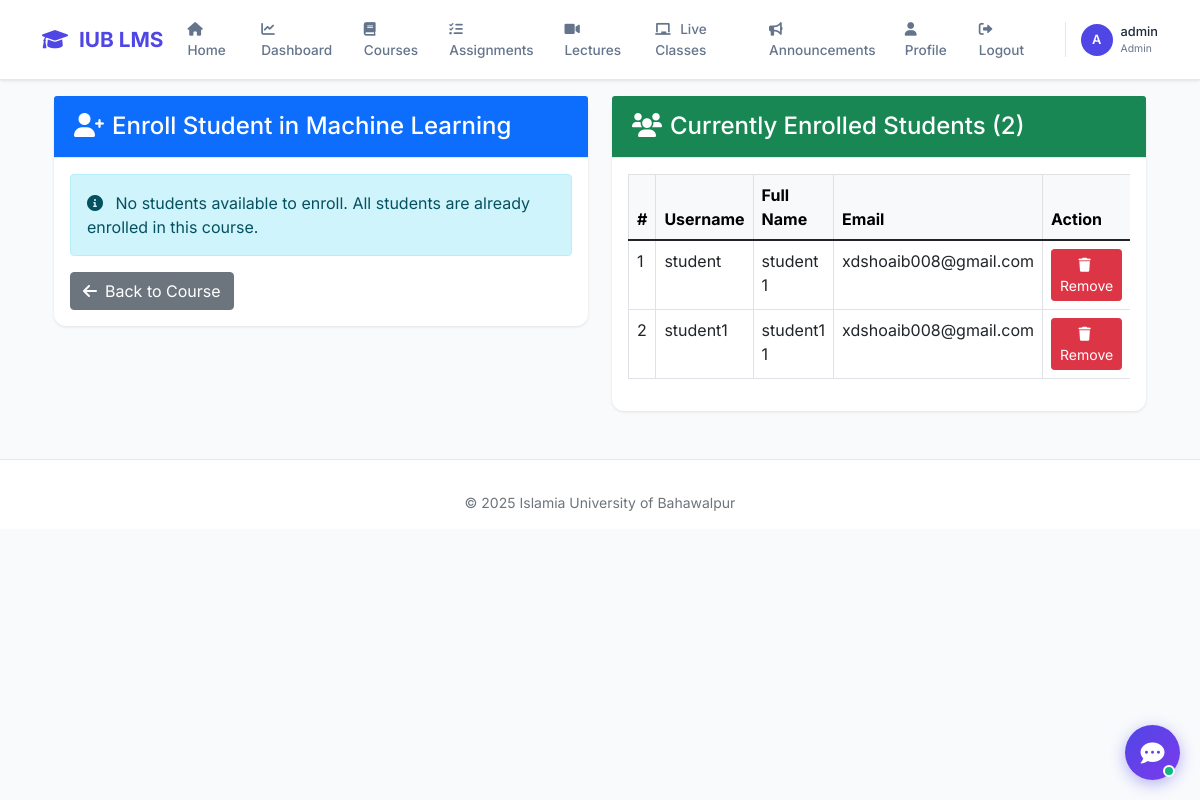
/courses/2/enroll/ (signed in), run on the app's committed database.
### accounts/models.py (models this page shows, shortened)
class CustomUser(AbstractUser):
    ROLE_CHOICES = (
        ('admin', 'Admin'),
        ('teacher', 'Teacher'),
        ('student', 'Student'),
    )
    role = models.CharField(max_length=10, choices=ROLE_CHOICES, default='student')
    phone = models.CharField(max_length=15, blank=True)
    profile_pic = models.ImageField(upload_to='profile_pics/', blank=True, null=True)
    bio = models.TextField(max_length=500, blank=True)

### courses/models.py (models this page shows, shortened)
class Course(models.Model):
    course_id = models.CharField(max_length=20, unique=True)
    course_code = models.CharField(max_length=10)
    title = models.CharField(max_length=200)
    description = models.TextField()
    teacher = models.ForeignKey(settings.AUTH_USER_MODEL, on_delete=models.SET_NULL, null=True, limit_choices_to={'role': 'teacher'})
    students = models.ManyToManyField(settings.AUTH_USER_MODEL, related_name='enrolled_courses', blank=True, limit_choices_to={'role': 'student'})
    created_at = models.DateTimeField(auto_now_add=True)
    updated_at = models.DateTimeField(auto_now=True)
    is_active = models.BooleanField(default=True)

### courses/views.py (the view, shortened to what this page needs)
# urls.py: path('<int:course_id>/enroll/', views.enroll_student, name='enroll_student'),
@user_passes_test(is_admin)
def enroll_student(request, course_id):
    course = get_object_or_404(Course, id=course_id)
    all_students = CustomUser.objects.filter(role='student')
    enrolled_students = course.students.all()
    available_students = all_students.exclude(id__in=enrolled_students)
    context = {
        'course': course,
        'students': available_students,
        'enrolled_students': enrolled_students,
    }
    return render(request, 'courses/enroll_student.html', context)

### courses/views.py (called while the page is built)
def is_admin(user):
    return user.role == 'admin'

### templates/courses/enroll_student.html
{% extends 'base.html' %}
{% load static %}
{% block content %}
<div class="container">
    <div class="row">
        <div class="col-md-6">
            <div class="card">
                <div class="card-header bg-primary text-white">
                    <h4 class="mb-0"><i class="fas fa-user-plus me-2"></i>Enroll Student in {{ course.title }}</h4>
                </div>
                <div class="card-body">
                    {% if students %}
                    <form method="post">
                        {% csrf_token %}
                        <div class="mb-3">
                            <label class="form-label">Select Student</label>
                            <select name="student" class="form-control" required>
                                <option value="">-- Choose Student --</option>
                                {% for student in students %}
                                <option value="{{ student.id }}">
                                    {{ student.username }} - {{ student.email }}
                                </option>
                                {% endfor %}
                            </select>
                        </div>
                        <button type="submit" class="btn btn-primary">
                            <i class="fas fa-plus-circle me-2"></i>Enroll Student
                        </button>
                        <a href="{% url 'course_detail' course.id %}" class="btn btn-secondary">
                            <i class="fas fa-arrow-left me-2"></i>Back to Course
                        </a>
                    </form>
                    {% else %}
                    <div class="alert alert-info">
                        <i class="fas fa-info-circle me-2"></i>
                        No students available to enroll. All students are already enrolled in this course.
                    </div>
                    <a href="{% url 'course_detail' course.id %}" class="btn btn-secondary">
                        <i class="fas fa-arrow-left me-2"></i>Back to Course
                    </a>
                    {% endif %}
                </div>
            </div>
        </div>
        <div class="col-md-6">
            <div class="card">
                <div class="card-header bg-success text-white">
                    <h4 class="mb-0"><i class="fas fa-users me-2"></i>Currently Enrolled Students ({{ enrolled_students.count }})</h4>
                </div>
                <div class="card-body">
                    {% if enrolled_students %}
                    <div class="table-responsive">
                        <table class="table table-bordered">
                            <thead class="table-light">
                                <tr>
                                    <th>#</th>
                                    <th>Username</th>
                                    <th>Full Name</th>
                                    <th>Email</th>
                                    <th>Action</th>
                                </tr>
                            </thead>
                            <tbody>
                                {% for student in enrolled_students %}
                                <tr>
                                    <td>{{ forloop.counter }}</td>
                                    <td>{{ student.username }}</td>
                                    <td>
                                        {% if student.first_name %}
                                            {{ student.first_name }} {{ student.last_name }}
                                        {% else %}
                                            -
                                        {% endif %}
                                    </td>
                                    <td>{{ student.email }}</td>
                                    <td>
                                        <a href="{% url 'remove_student' course.id student.id %}"
                                           class="btn btn-danger btn-sm"
                                           onclick="return confirm('Are you sure you want to remove {{ student.username }} from this course?')">
                                            <i class="fas fa-trash me-1"></i>Remove
                                        </a>
                                    </td>
                                </tr>
                                {% endfor %}
                            </tbody>
                        </table>
                    </div>
                    {% else %}
                    <div class="alert alert-warning">
                        <i class="fas fa-exclamation-triangle me-2"></i>
                        No students enrolled in this course yet.
                    </div>
                    {% endif %}
                </div>
            </div>
        </div>
    </div>
</div>
{% endblock %}

### templates/base.html (shortened to what this page needs)
<!DOCTYPE html>
<html lang="en">
<head>
    <link href="https://cdn.jsdelivr.net/npm/bootstrap@5.1.3/dist/css/bootstrap.min.css" rel="stylesheet">
    <link rel="stylesheet" href="https://cdnjs.cloudflare.com/ajax/libs/font-awesome/6.0.0/css/all.min.css">
</head>
<body>
    {% if user.is_authenticated %}
    <nav class="navbar navbar-expand-lg">
        <div class="container">
            <a class="navbar-brand" href="{% url 'dashboard' %}">
                <i class="fas fa-graduation-cap"></i> IUB LMS
            </a>
            <div class="collapse navbar-collapse" id="navbarNav">
                <ul class="navbar-nav ms-auto">
                    <li class="nav-item"><a class="nav-link" href="{% url 'home' %}"><i class="fas fa-home"></i> Home</a></li>
                    <li class="nav-item"><a class="nav-link" href="{% url 'dashboard' %}"><i class="fas fa-chart-line"></i> Dashboard</a></li>
                    <li class="nav-item"><a class="nav-link" href="{% url 'course_list' %}"><i class="fas fa-book"></i> Courses</a></li>
                    <li class="nav-item"><a class="nav-link" href="{% url 'assignment_list' %}"><i class="fas fa-tasks"></i> Assignments</a></li>
                    <li class="nav-item"><a class="nav-link" href="{% url 'lecture_list_all' %}"><i class="fas fa-video"></i> Lectures</a></li>
                    <li class="nav-item"><a class="nav-link" href="{% url 'live_class_list_all' %}"><i class="fas fa-chalkboard"></i> Live Classes</a></li>
                    <li class="nav-item"><a class="nav-link" href="{% url 'announcements' %}"><i class="fas fa-bullhorn"></i> Announcements</a></li>
                    <li class="nav-item"><a class="nav-link" href="{% url 'profile' %}"><i class="fas fa-user"></i> Profile</a></li>
                    <li class="nav-item"><a class="nav-link" href="{% url 'logout' %}"><i class="fas fa-sign-out-alt"></i> Logout</a></li>
                </ul>
                <div class="user-menu">
                    <div class="user-avatar">{{ user.username|first|upper }}</div>
                    <div>
                        <div class="user-name">{{ user.get_full_name|default:user.username }}</div>
                        <div class="user-role">{{ user.get_role_display }}</div>
                    </div>
                </div>
            </div>
        </div>
    </nav>
    {% endif %}
    <main class="container fade-in mt-3">
        {% block content %}
        {% endblock %}
    </main>
    <footer class="footer">
        <div class="container text-center">
            <p class="small text-muted mb-0">&copy; 2025 Islamia University of Bahawalpur</p>
        </div>
    </footer>
</body>
</html>

### templates/base.html (style rules this page uses)
:root { --primary: #4f46e5; --bg-light: #f8fafc; --text-dark: #1e293b; --text-muted: #64748b; --border: #e2e8f0; --shadow: 0 1px 3px rgba(0,0,0,0.1); }
* { margin: 0; padding: 0; box-sizing: border-box; }
body { font-family: 'Inter', sans-serif; background: var(--bg-light); color: var(--text-dark); }
.navbar { background: white; padding: 0.7rem 0; box-shadow: var(--shadow); border-bottom: 1px solid var(--border); }
.navbar-brand { font-size: 1.3rem; font-weight: 700; color: var(--primary) !important; }
.navbar-brand i { margin-right: 6px; }
.nav-link { color: var(--text-muted); font-weight: 500; font-size: 0.85rem; padding: 0.5rem 1rem; }
.nav-link i { margin-right: 6px; }
.user-menu { display: flex; align-items: center; gap: 8px; margin-left: 15px; padding-left: 15px; border-left: 1px solid var(--border); }
.user-avatar { width: 32px; height: 32px; background: var(--primary); border-radius: 50%; display: flex; align-items: center; justify-content: center; color: white; font-weight: 600; font-size: 0.8rem; }
.user-name { font-size: 0.8rem; font-weight: 500; color: var(--text-dark); }
.user-role { font-size: 0.65rem; color: var(--text-muted); }
.card { border: none; border-radius: 12px; box-shadow: var(--shadow); background: white; }
.card-header { background: white; border-bottom: 1px solid var(--border); padding: 1rem 1.25rem; font-weight: 600; }
.footer { background: white; border-top: 1px solid var(--border); padding: 2rem 0 1rem; margin-top: 3rem; }
.fade-in { animation: fadeIn 0.3s ease-out; }

### data on the page
CustomUser: username|first "A", get_full_name "admin", role "Admin"
Course: title "Machine Learning"
CustomUser: username "student", first_name "student", last_name "1", email "xdshoaib008@gmail.com"
CustomUser: username "student1", first_name "student1", last_name "1", email "xdshoaib008@gmail.com"

### other printed values
{{ enrolled_students.count }} "2"
